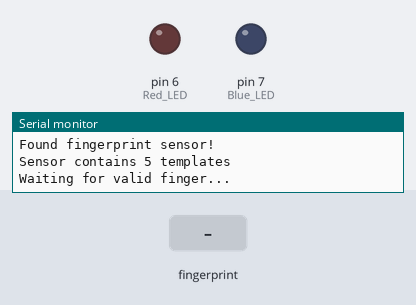
Simulated run of this sketch. Board: Arduino Uno, built with avr-gcc and run on an emulated ATmega328P. Parts: output pins drawn as LEDs (lit = HIGH), the last lines printed to the serial monitor. The test bench sets the inputs (shaded band).

Above: at 2.3 s.
2.4 s: finger stored as number 1 placed on the sensor
At 3.5 s:
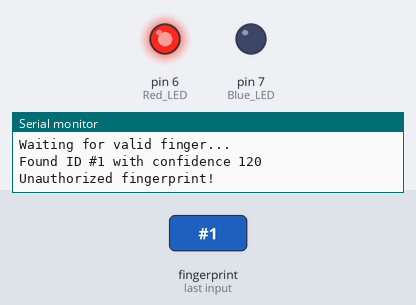
Timing chart, 0 to 5.8 s (numbered marks = the images above; inputs shaded):
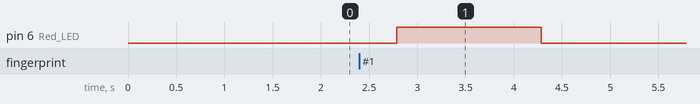

Measured:
- after the input at 2.4 s, pin 6 (Red_LED): LOW → HIGH after 0.39 s, → LOW 1.5 s later

The sketch:

Red_wrong_Blue_GreatWELCOMEHOME.ino
```cpp
#include <Adafruit_Fingerprint.h>
#include <SoftwareSerial.h>

#define Blue_LED 7     // Blue LED pin for authorized
#define Red_LED 6    // Red LED pin for unauthorized

SoftwareSerial mySerial(2, 3);  // RX, TX for fingerprint module
Adafruit_Fingerprint finger = Adafruit_Fingerprint(&mySerial);

void setup() {
  Serial.begin(9600);
  while (!Serial);  // Wait for Serial on some boards
  delay(100);

  pinMode(Blue_LED, OUTPUT);
  pinMode(Red_LED, OUTPUT);
  digitalWrite(Blue_LED, LOW);
  digitalWrite(Red_LED, LOW);

  finger.begin(57600);
  delay(5);

  if (finger.verifyPassword()) {
    Serial.println("Found fingerprint sensor!");
  } else {
    Serial.println("Did not find fingerprint sensor :(");
    while (1) { delay(1); }
  }

  finger.getTemplateCount();
  Serial.print("Sensor contains ");
  Serial.print(finger.templateCount);
  Serial.println(" templates");
  Serial.println("Waiting for valid finger...");
}

void loop() {
  uint8_t result = getFingerprintID();  // Store result from fingerprint scan

  // Control LEDs based on result: Forme it only works when result == 99 ou result == 1 based on the enrollement I did.
  if (result == 99 ) {
    digitalWrite(Blue_LED, HIGH);     // Authorized: Green ON
    digitalWrite(Red_LED, LOW);     // Yellow OFF
    Serial.println("Authorized fingerprint!");
    delay(1500);
  } else if (result == 0xFF) {
    // No finger or failed reading — do nothing
    digitalWrite(Blue_LED, LOW);
    digitalWrite(Red_LED, LOW);
  } else {
    digitalWrite(Blue_LED, LOW);      // Unauthorized: Green OFF
    digitalWrite(Red_LED, HIGH);    // Yellow ON
    Serial.println("Unauthorized fingerprint!");
    delay(1500);
  }

  // Reset LEDs after display time
  digitalWrite(Blue_LED, LOW);
  digitalWrite(Red_LED, LOW);
  delay(200);
}

// Function returns:
//  - Finger ID (1, 3, 4, 5, etc.) if found
//  - 0xFF if no finger or error
uint8_t getFingerprintID() {
  uint8_t p = finger.getImage();
  if (p != FINGERPRINT_OK) return 0xFF;

  p = finger.image2Tz();
  if (p != FINGERPRINT_OK) return 0xFF;

  p = finger.fingerFastSearch();
  if (p != FINGERPRINT_OK) return 0xFE;  // No match

  // Match found
  Serial.print("Found ID #"); Serial.print(finger.fingerID);
  Serial.print(" with confidence "); Serial.println(finger.confidence);
  return finger.fingerID;
}
```
